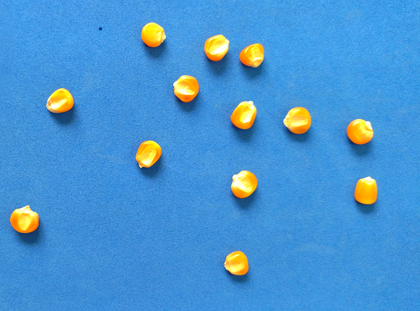
%> input picture milho.png, 420 x 311 px, shrunk from 791 x 585 before the run
$ octave pratica444.m   (GNU Octave 9; MATLAB toolbox functions it lacks are replaced by stand-ins)
%> lines starting %> are read from the running program, lines starting %| are printed output that depends on the picture
clear all
close all

im=imread('milho.png');
%> im is the input picture: size 311x420x3 uint8; mean R, G, B 73.4, 149.1, 209.3

s=imhist(im);
%> s = 256 values, max 7843 at index 65, min 28 at index 14, mean 1530.7

figure('name','sas');
subplot(1,3,1);
imshow(im);

subplot(1,3,2);
imshow(s);


for i = 1:size(im,1)
    for j = 1:size(im,2)
       if((im(i,j,1)>=16) && (im(i,j,2)<200) && (im(i,j,3)>=16 ))
          im(i,j,:)=im(i,j,2)-255;
       endif
    end
end
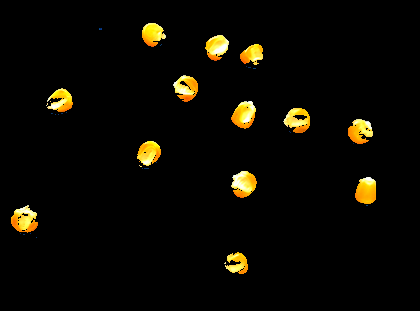
%> im: size 311x420x3 uint8; mean R, G, B 10.9, 8.9, 2.6

subplot(1,3,3);
imshow(im);
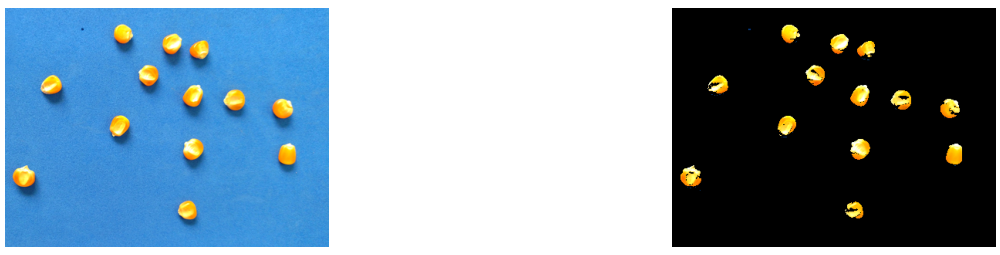
%> figure redrawn from the program's plot data, 3 panels
